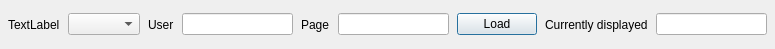
<?xml version="1.0" encoding="UTF-8"?>
<ui version="4.0">
 <class>HuggleTool</class>
 <widget class="QDockWidget" name="HuggleTool">
  <property name="geometry">
   <rect>
    <x>0</x>
    <y>0</y>
    <width>775</width>
    <height>49</height>
   </rect>
  </property>
  <property name="features">
   <set>QDockWidget::DockWidgetFloatable|QDockWidget::DockWidgetMovable</set>
  </property>
  <property name="windowTitle">
   <string>Tools</string>
  </property>
  <widget class="QWidget" name="dockWidgetContents">
   <layout class="QHBoxLayout" name="horizontalLayout">
    <property name="spacing">
     <number>8</number>
    </property>
    <property name="leftMargin">
     <number>8</number>
    </property>
    <property name="topMargin">
     <number>0</number>
    </property>
    <property name="rightMargin">
     <number>8</number>
    </property>
    <property name="bottomMargin">
     <number>0</number>
    </property>
    <item>
     <widget class="QLabel" name="label_4">
      <property name="text">
       <string>TextLabel</string>
      </property>
     </widget>
    </item>
    <item>
     <widget class="QComboBox" name="comboBox"/>
    </item>
    <item>
     <widget class="QLabel" name="label">
      <property name="text">
       <string>User</string>
      </property>
     </widget>
    </item>
    <item>
     <widget class="QLineEdit" name="lineEdit_2"/>
    </item>
    <item>
     <widget class="QLabel" name="label_2">
      <property name="text">
       <string>Page</string>
      </property>
     </widget>
    </item>
    <item>
     <widget class="QLineEdit" name="lineEdit_3"/>
    </item>
    <item>
     <widget class="QPushButton" name="pushButton">
      <property name="text">
       <string>Load</string>
      </property>
      <property name="autoDefault">
       <bool>false</bool>
      </property>
      <property name="default">
       <bool>true</bool>
      </property>
     </widget>
    </item>
    <item>
     <widget class="QLabel" name="label_3">
      <property name="text">
       <string>Currently displayed</string>
      </property>
     </widget>
    </item>
    <item>
     <widget class="QLineEdit" name="lineEdit">
      <property name="frame">
       <bool>true</bool>
      </property>
      <property name="readOnly">
       <bool>true</bool>
      </property>
     </widget>
    </item>
   </layout>
  </widget>
 </widget>
 <resources/>
 <connections/>
</ui>
